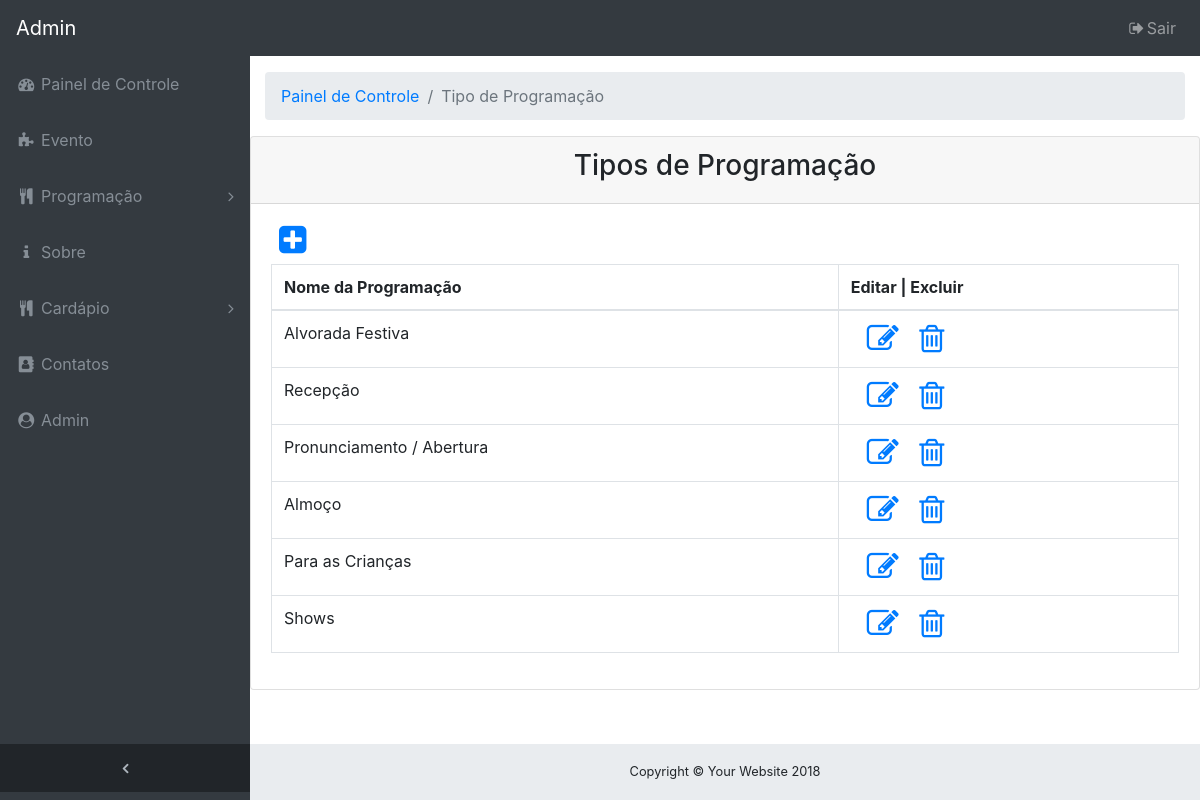
The page /admin/index.php?url=tipo_programacao.php (signed in) on the database its author committed.
### tables this page shows
CREATE TABLE `tb_tipo_programacao` (
    `cod_tipo_prog` INTEGER NOT NULL AUTO_INCREMENT,
    `descricao_tipo` VARCHAR(100),
    CONSTRAINT `PK_tb_tipo_programacao` PRIMARY KEY (`cod_tipo_prog`)
);

### admin/tipo_prog.php (the view)
<?php
if (isset($login_cookie)) {
    ?>
    <div class="card mb-3">
        <div class="card-header text-center">
            <h3>Tipos de Programação</h3>
        </div>
        <div class="card-body">
            <a href="?url=adc_tipo_prog.php" title="Novo <?= $menu; ?>"><i class="fa fa-2x pb-2 pl-2 fa-plus-square"></i></a>
            <div class="table-responsive">
                <table class="table table-bordered col-11" width="100%" cellspacing="0">
                    <thead>
                        <tr>
                            <th>Nome da Programação</th>
                            <th>Editar | Excluir</th>
                        </tr>
                    </thead>
                    <tbody>
                        <?php
                        include '../conexao.php';
                        $selectTipoProg = "select * from tb_tipo_programacao;";
                        $queryTipoProg = $pdo->query($selectTipoProg);
                        while ($dados = $queryTipoProg->fetch()) {
                            $cod = $dados['cod_tipo_prog'];
                            $tipo = $dados['descricao_tipo'];
                            ?>
                            <tr>
                                <td><?= $tipo; ?></td>
                                <td>
                                    <a href="?url=edit_tipo_prog.php&id=<?= $cod; ?>" title="EDITAR"><i class="fa fa-2x fa-edit pr-3 pl-3"></i></a>
                                    <a href="?url=excBD_tipo_prog.php&id=<?= $cod; ?>" onclick="return excluir('<?= $tipo ?>');" title="EXCLUIR"><i class="fa fa-2x fa-trash-o"></i></a>
                                </td>
                            </tr>
                            <?php
                        }
                        ?>
                    </tbody>
                </table>
            </div>
        </div>
    </div>
<?php } ?>

### css/sb-admin.css (style rules this page uses)
html { position: relative; min-height: 100%; }
body { overflow-x: hidden; }
body.sticky-footer { margin-bottom: 56px; }
body.fixed-nav { padding-top: 56px; }

### rows shown on the page
tb_tipo_programacao: descricao_tipo "Alvorada Festiva"
tb_tipo_programacao: descricao_tipo "Recepção"
tb_tipo_programacao: descricao_tipo "Pronunciamento / Abertura"
tb_tipo_programacao: descricao_tipo "Almoço"
tb_tipo_programacao: descricao_tipo "Para as Crianças"
tb_tipo_programacao: descricao_tipo "Shows"

### other values the page prints
$menu "Tipo de Programação"
